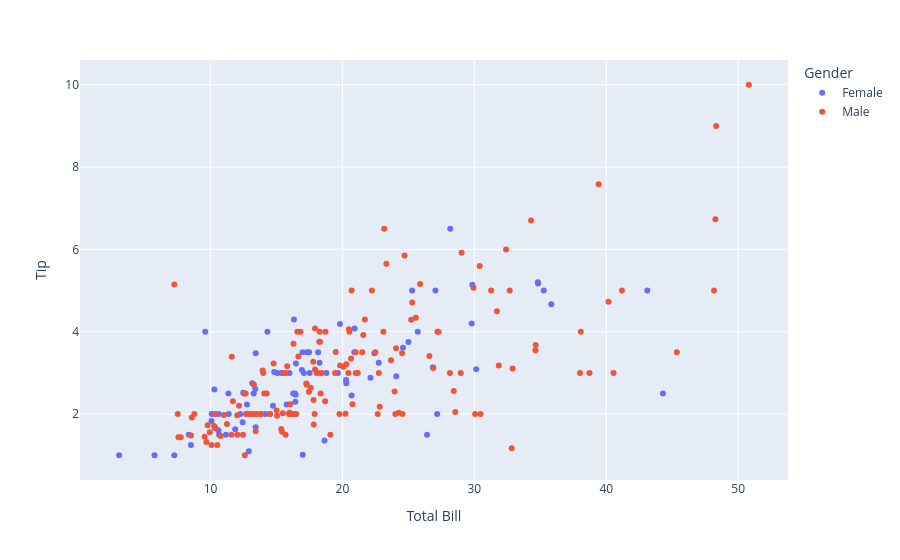

Source (notebook cell):
### Code cell
fig = px.scatter(tips_df, x='total_bill', y='tip', color='sex', 
                 labels={'total_bill': 'Total Bill', 'tip': 'Tip', 'sex': 'Gender'},)
fig.show(renderer='plotly_mimetype+png')

### Figure 1 — Plotly figure (JSON) as saved in the notebook; plotly's stock layout.template omitted (floating-point values rounded to 4 significant figures; data arrays with more than 128 entries replaced by an {"elided": "..."} marker saying what was removed)
{"data": [{"hovertemplate": "Gender=Female<br>Total Bill=%{x}<br>Tip=%{y}<extra></extra>", "legendgroup": "Female", "marker": {"color": "#636efa", "symbol": "circle"}, "mode": "markers", "name": "Female", "orientation": "v", "showlegend": true, "type": "scatter", "x": [16.99, 24.59, 35.26, 14.83, 10.33, 16.97, 20.29, 15.77, 19.65, 15.06, 20.69, 16.93, 10.29, 34.81, 26.41, 16.45, 3.07, 17.07, 26.86, 25.28, 14.73, 10.07, 34.83, 5.75, 16.32, 22.75, 11.35, 15.38, 44.3, 22.42, 20.92, 14.31, 7.25, 25.71, 17.31, 10.65, 12.43, 24.08, 13.42, 12.48, 29.8, 14.52, 11.38, 20.27, 11.17, 12.26, 18.26, 8.51, 10.33, 14.15, 13.16, 17.47, 27.05, 16.43, 8.35, 18.64, 11.87, 29.85, 25.0, 13.39, 16.21, 17.51, 10.59, 10.63, 9.6, 20.9, 18.15, 19.81, 43.11, 13.0, 12.74, 13.0, 16.4, 16.47, 12.76, 13.27, 28.17, 12.9, 30.14, 13.42, 15.98, 16.27, 10.09, 22.12, 35.83, 27.18, 18.78], "xaxis": "x", "y": [1.01, 3.61, 5.0, 3.02, 1.67, 3.5, 2.75, 2.23, 3.0, 3.0, 2.45, 3.07, 2.6, 5.2, 1.5, 2.47, 1.0, 3.0, 3.14, 5.0, 2.2, 1.83, 5.17, 1.0, 4.3, 3.25, 2.5, 3.0, 2.5, 3.48, 4.08, 4.0, 1.0, 4.0, 3.5, 1.5, 1.8, 2.92, 1.68, 2.52, 4.2, 2.0, 2.0, 2.83, 1.5, 2.0, 3.25, 1.25, 2.0, 2.0, 2.75, 3.5, 5.0, 2.3, 1.5, 1.36, 1.63, 5.14, 3.75, 2.61, 2.0, 3.0, 1.61, 2.0, 4.0, 3.5, 3.5, 4.19, 5.0, 2.0, 2.01, 2.0, 2.5, 3.23, 2.23, 2.5, 6.5, 1.1, 3.09, 3.48, 3.0, 2.5, 2.0, 2.88, 4.67, 2.0, 3.0], "yaxis": "y"}, {"hovertemplate": "Gender=Male<br>Total Bill=%{x}<br>Tip=%{y}<extra></extra>", "legendgroup": "Male", "marker": {"color": "#EF553B", "symbol": "circle"}, "mode": "markers", "name": "Male", "orientation": "v", "showlegend": true, "type": "scatter", "x": {"elided": "157 float values"}, "xaxis": "x", "y": {"elided": "157 float values"}, "yaxis": "y"}], "layout": {"legend": {"title": {"text": "Gender"}, "tracegroupgap": 0}, "margin": {"t": 60}, "xaxis": {"anchor": "y", "domain": [0, 1], "title": {"text": "Total Bill"}}, "yaxis": {"anchor": "x", "domain": [0, 1], "title": {"text": "Tip"}}}}
